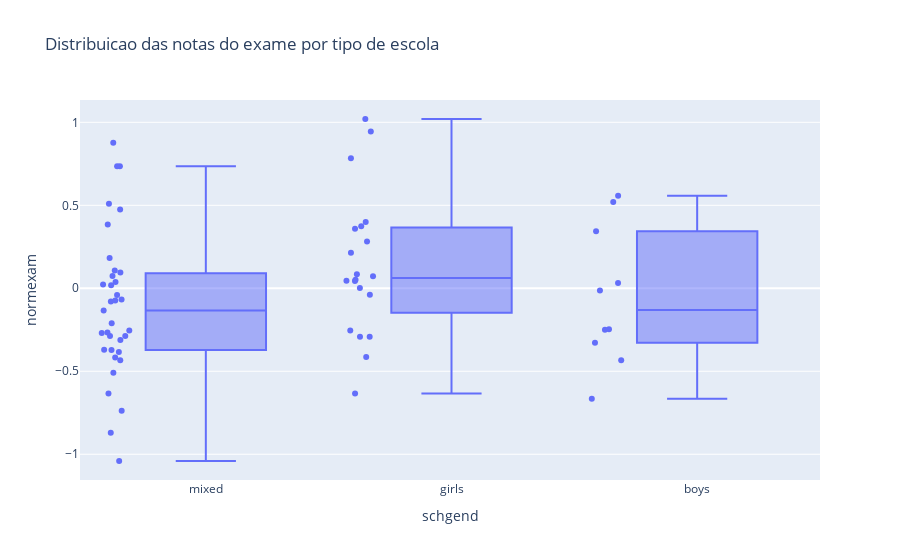

Here is the notebook cell this chart was saved with:
### Code cell
title = "Distribuicao das  normalizadas do exame por tipo de escola"
fig = px.box(df_final, x="schgend", y="normexam", points="all", title=title)
fig.show()

### Figure 1 — Plotly figure (JSON) as saved in the notebook; plotly's stock layout.template omitted (floating-point values rounded to 4 significant figures)
{"data": [{"alignmentgroup": "True", "boxpoints": "all", "hovertemplate": "schgend=%{x}<br>normexam=%{y}<extra></extra>", "legendgroup": "", "marker": {"color": "#636efa"}, "name": "", "notched": false, "offsetgroup": "", "orientation": "v", "showlegend": false, "type": "box", "x": ["mixed", "girls", "mixed", "mixed", "mixed", "girls", "girls", "girls", "mixed", "mixed", "boys", "mixed", "mixed", "mixed", "mixed", "girls", "mixed", "girls", "mixed", "mixed", "girls", "mixed", "mixed", "boys", "girls", "mixed", "boys", "mixed", "girls", "girls", "girls", "mixed", "mixed", "mixed", "girls", "boys", "boys", "mixed", "girls", "boys", "girls", "mixed", "mixed", "boys", "mixed", "mixed", "mixed", "girls", "girls", "mixed", "mixed", "boys", "girls", "mixed", "mixed", "mixed", "boys", "girls", "mixed", "girls", "mixed", "mixed", "mixed", "boys", "girls"], "x0": " ", "xaxis": "x", "y": [0.5091, 0.7831, 0.8774, 0.07363, 0.3849, 0.9446, 0.3741, -0.03937, -0.4177, -0.2694, 0.5572, -0.06829, -0.2538, 0.01781, -0.0406, -0.2541, -0.2659, 0.002445, 0.1832, 0.474, 0.3987, -0.5083, -0.7376, 0.03242, -0.6341, -0.3834, -0.3289, -0.8699, 0.05177, 0.3585, -0.292, -0.3713, 0.0957, -0.3709, 0.08395, -0.2492, -0.6653, -0.2875, 0.04335, -0.2474, 0.07292, 0.02268, 0.1071, -0.4337, -0.211, -0.4336, -0.1339, -0.4143, 0.04596, -0.3113, -0.2875, 0.5204, 1.02, -0.6336, 0.7354, -0.08012, -0.01336, 0.2819, -1.041, 0.2146, -0.07286, 0.03799, 0.7357, 0.3438, -0.2925], "y0": " ", "yaxis": "y"}], "layout": {"boxmode": "group", "legend": {"tracegroupgap": 0}, "title": {"text": "Distribuicao das notas do exame por tipo de escola"}, "xaxis": {"anchor": "y", "domain": [0, 1], "title": {"text": "schgend"}}, "yaxis": {"anchor": "x", "domain": [0, 1], "title": {"text": "normexam"}}}}
